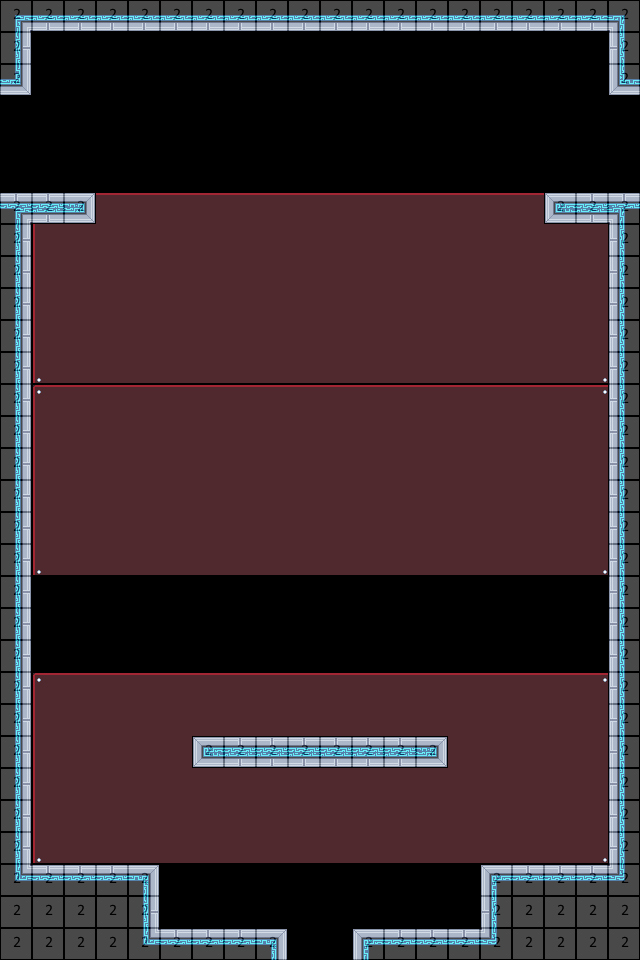

The image is a tile-based game level rendered from a .tmx file. Its description and source (layers, tilesets, objects; grid data summarised) follow:
An orthogonal 20x30 tile map with 32x32 px tiles, 4 tile layers (bg, mg, fg, collision), 2 tilesets and 14 objects (4x 20, 4x wallshot, 2x Engineering - Engine Room, Engineering - Machine Shop_Engineering -, Engineering - Machine Shop, ...).

<map version="2017.05.26" orientation="orthogonal" renderorder="right-down" width="20" height="30" tilewidth="32" tileheight="32" nextobjectid="72">
 <tileset firstgid="1" name="32blocks" tilewidth="32" tileheight="32" tilecount="10" columns="10">
  <image source="32blocks.png" width="320" height="32" />
 </tileset>
 <tileset firstgid="11" name="shipTileset" tilewidth="32" tileheight="32" tilecount="513" columns="19">
  <image source="shipTileset.png" width="608" height="864" />
 </tileset>
 <layer name="bg" width="20" height="30">
  <data>[600 cells, 599 non-empty, 13 distinct tile ids]</data>
 </layer>
 <layer name="mg" width="20" height="30">
  <data>[600 cells, 92 non-empty, 11 distinct tile ids]</data>
 </layer>
 <layer name="fg" width="20" height="30">
  <data>[600 cells, 26 non-empty, 9 distinct tile ids]</data>
 </layer>
 <layer name="collision" width="20" height="30" opacity="0.29">
  <data>[600 cells, 116 non-empty, 1 distinct tile ids]</data>
 </layer>
 <objectgroup name="Object Layer 1">
  <object id="35" name="travel" type="Engineering - Engine Room" x="12" y="115" width="11.3333" height="72" />
  <object id="36" name="d" type="Engineering - Engine Room" x="44.6667" y="173" width="16" height="10" />
  <object id="57" name="travel" type="Engineering - Machine Shop_Engineering - Freight Elevator" x="292.576" y="933.333" width="55.9091" height="15.1515" />
  <object id="58" name="d" type="Engineering - Machine Shop" x="361" y="905" width="16" height="14" />
  <object id="59" name="travel" type="Engineering - Short Term Storage_Engineering - Freight Elevator" x="616" y="104" width="16" height="80" />
  <object id="63" name="antigrav" type="20" x="359" y="743.5" width="12" height="17">
   <properties>
    <property name="on" value="yes" />
    <property name="str" value="150" />
   </properties>
  </object>
  <object id="64" name="antigrav" type="20" x="425" y="742.5" width="12" height="17">
   <properties>
    <property name="on" value="yes" />
    <property name="str" value="150" />
   </properties>
  </object>
  <object id="65" name="antigrav" type="20" x="201" y="742.5" width="12" height="17">
   <properties>
    <property name="on" value="yes" />
    <property name="str" value="150" />
   </properties>
  </object>
  <object id="66" name="antigrav" type="20" x="262" y="740.5" width="12" height="17">
   <properties>
    <property name="on" value="yes" />
    <property name="str" value="150" />
   </properties>
  </object>
  <object id="67" name="d" type="Engineering - Short Term Storage" x="584" y="166" width="12" height="16" />
  <object id="68" name="enemy" type="wallshot" x="588" y="648" width="10" height="13" />
  <object id="69" name="enemy" type="wallshot" x="41" y="808" width="15" height="16">
   <properties>
    <property name="flip" value="yes" />
   </properties>
  </object>
  <object id="70" name="enemy" type="wallshot" x="36.5" y="360" width="15" height="16">
   <properties>
    <property name="flip" value="yes" />
   </properties>
  </object>
  <object id="71" name="enemy" type="wallshot" x="589" y="234.5" width="10" height="13" />
 </objectgroup>
</map>
